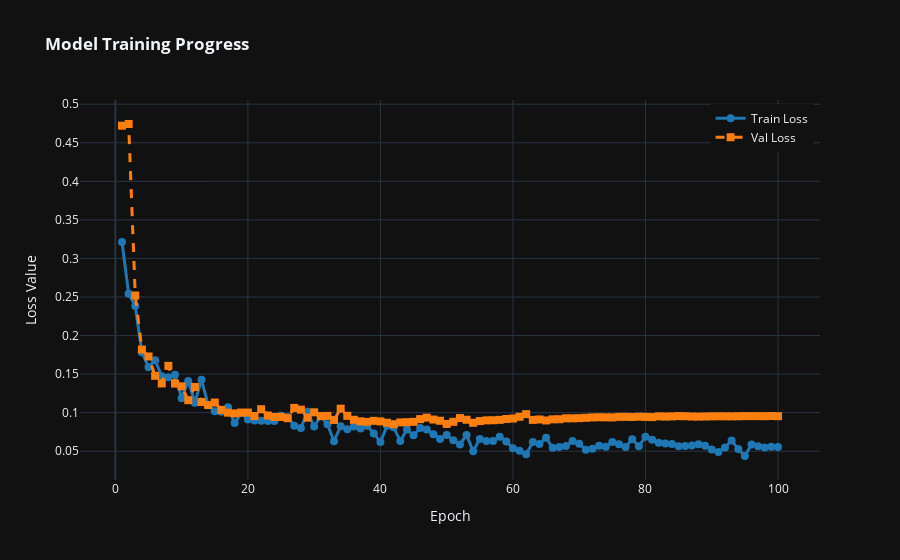

Notebook source saved alongside this figure:
### Code cell
#######################################
## Drawing Train and Val loss curves ##
#######################################

def plot_train_val_loss_curves(epochs, train_loss_list, val_loss_list):
    import plotly.graph_objects as pgo
    import numpy as np
    
    # 1. Define the X-axis (epochs)
    epoch_axis = np.arange(1, epochs + 1, 1)

    fig = pgo.Figure()

    # 2. Add Training Loss
    fig.add_trace(pgo.Scatter(
        x=epoch_axis,
        y=train_loss_list,
        mode='lines+markers',
        name='Train Loss',
        line=dict(color='#1f77b4', width=3),
        marker=dict(size=8)
    ))

    # 3. Add Validation Loss
    fig.add_trace(pgo.Scatter(
        x=epoch_axis,
        y=val_loss_list,
        mode='lines+markers',
        name='Val Loss',
        line=dict(color='#ff7f0e', width=3, dash='dash'),
        marker=dict(size=8, symbol='square')
    ))

    # 4. Layout & Styling
    fig.update_layout(
        title='<b>Model Training Progress</b>',
        xaxis_title='Epoch',
        yaxis_title='Loss Value',
        template='plotly_dark', # Clean dark background
        hovermode='x unified',   # Shows both values on hover
        legend=dict(yanchor="top", y=0.99, xanchor="right", x=0.99)
    )

    fig.show()
    
plot_train_val_loss_curves(epochs, train_loss_list, val_loss_list)

### Figure 1 — Plotly figure (JSON) as saved in the notebook; plotly's stock layout.template omitted (floating-point values rounded to 4 significant figures)
{"data": [{"line": {"color": "#1f77b4", "width": 3}, "marker": {"size": 8}, "mode": "lines+markers", "name": "Train Loss", "type": "scatter", "x": [1, 2, 3, 4, 5, 6, 7, 8, 9, 10, 11, 12, 13, 14, 15, 16, 17, 18, 19, 20, 21, 22, 23, 24, 25, 26, 27, 28, 29, 30, 31, 32, 33, 34, 35, 36, 37, 38, 39, 40, 41, 42, 43, 44, 45, 46, 47, 48, 49, 50, 51, 52, 53, 54, 55, 56, 57, 58, 59, 60, 61, 62, 63, 64, 65, 66, 67, 68, 69, 70, 71, 72, 73, 74, 75, 76, 77, 78, 79, 80, 81, 82, 83, 84, 85, 86, 87, 88, 89, 90, 91, 92, 93, 94, 95, 96, 97, 98, 99, 100], "y": [0.3215, 0.2542, 0.2384, 0.1782, 0.159, 0.1681, 0.1472, 0.1458, 0.1493, 0.1187, 0.141, 0.113, 0.1428, 0.1096, 0.1018, 0.1013, 0.1069, 0.08659, 0.09955, 0.09123, 0.08995, 0.08966, 0.08909, 0.08924, 0.09591, 0.09444, 0.08307, 0.08012, 0.1012, 0.08196, 0.09565, 0.08488, 0.06296, 0.08245, 0.07834, 0.08209, 0.07938, 0.08313, 0.07302, 0.0618, 0.0829, 0.08112, 0.06312, 0.07817, 0.07068, 0.07999, 0.07817, 0.07209, 0.06594, 0.07099, 0.06407, 0.05887, 0.07091, 0.04988, 0.06598, 0.06317, 0.06313, 0.06884, 0.06273, 0.05398, 0.0506, 0.04609, 0.06205, 0.05933, 0.06738, 0.05444, 0.05546, 0.05687, 0.06335, 0.05955, 0.05193, 0.05316, 0.05702, 0.05593, 0.06209, 0.05892, 0.05539, 0.06551, 0.05634, 0.06887, 0.06488, 0.06109, 0.06013, 0.0594, 0.05639, 0.05684, 0.05748, 0.05903, 0.05707, 0.0523, 0.04893, 0.05492, 0.0638, 0.05278, 0.04379, 0.05883, 0.05656, 0.0547, 0.05586, 0.05561]}, {"line": {"color": "#ff7f0e", "dash": "dash", "width": 3}, "marker": {"size": 8, "symbol": "square"}, "mode": "lines+markers", "name": "Val Loss", "type": "scatter", "x": [1, 2, 3, 4, 5, 6, 7, 8, 9, 10, 11, 12, 13, 14, 15, 16, 17, 18, 19, 20, 21, 22, 23, 24, 25, 26, 27, 28, 29, 30, 31, 32, 33, 34, 35, 36, 37, 38, 39, 40, 41, 42, 43, 44, 45, 46, 47, 48, 49, 50, 51, 52, 53, 54, 55, 56, 57, 58, 59, 60, 61, 62, 63, 64, 65, 66, 67, 68, 69, 70, 71, 72, 73, 74, 75, 76, 77, 78, 79, 80, 81, 82, 83, 84, 85, 86, 87, 88, 89, 90, 91, 92, 93, 94, 95, 96, 97, 98, 99, 100], "y": [0.4722, 0.4744, 0.2519, 0.1818, 0.1729, 0.1478, 0.1379, 0.1607, 0.1377, 0.1342, 0.1162, 0.1333, 0.1138, 0.11, 0.1131, 0.1036, 0.09999, 0.09905, 0.1001, 0.1001, 0.09567, 0.1045, 0.09639, 0.0944, 0.09442, 0.09284, 0.1062, 0.1039, 0.09357, 0.1005, 0.09551, 0.09582, 0.09056, 0.1051, 0.09587, 0.0908, 0.08877, 0.088, 0.08936, 0.08871, 0.0869, 0.08503, 0.08735, 0.08766, 0.08811, 0.09164, 0.09355, 0.09109, 0.08952, 0.08542, 0.08812, 0.09303, 0.09082, 0.08685, 0.08908, 0.09003, 0.09018, 0.09068, 0.09182, 0.09243, 0.09464, 0.09804, 0.09063, 0.09119, 0.0899, 0.09136, 0.09148, 0.09267, 0.09268, 0.09288, 0.09332, 0.09385, 0.09405, 0.09394, 0.09383, 0.09452, 0.09458, 0.09433, 0.09479, 0.09449, 0.09427, 0.09518, 0.09492, 0.09514, 0.09554, 0.09538, 0.09497, 0.09485, 0.09503, 0.09525, 0.09534, 0.09526, 0.09525, 0.09532, 0.0955, 0.09555, 0.0955, 0.09544, 0.09563, 0.09541]}], "layout": {"hovermode": "x unified", "legend": {"x": 0.99, "xanchor": "right", "y": 0.99, "yanchor": "top"}, "title": {"text": "<b>Model Training Progress</b>"}, "xaxis": {"title": {"text": "Epoch"}}, "yaxis": {"title": {"text": "Loss Value"}}}}
